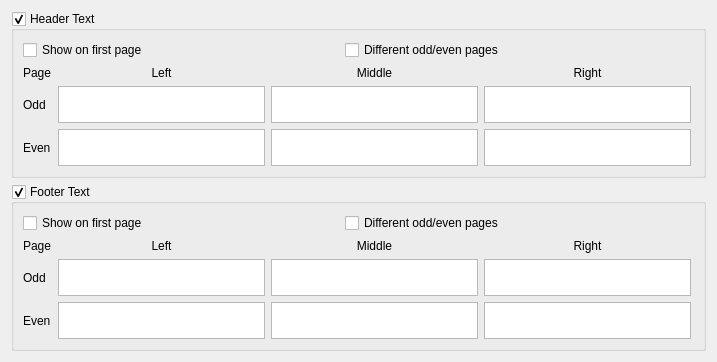
          <widget class="QWidget" name="scrollArea_headerFooter_contents">
           <property name="geometry">
            <rect>
             <x>0</x>
             <y>0</y>
             <width>717</width>
             <height>362</height>
            </rect>
           </property>
           <layout class="QVBoxLayout" name="verticalLayout_9">
            <item>
             <widget class="QGroupBox" name="showHeader">
              <property name="title">
               <string>Header Text</string>
              </property>
              <property name="checkable">
               <bool>true</bool>
              </property>
              <layout class="QVBoxLayout" name="verticalLayout_23">
               <item>
                <layout class="QHBoxLayout" name="horizontalLayout_4">
                 <item>
                  <widget class="QCheckBox" name="showHeaderFirstPage">
                   <property name="toolTip">
                    <string>Show header also on first page</string>
                   </property>
                   <property name="text">
                    <string>Show on first page</string>
                   </property>
                  </widget>
                 </item>
                 <item>
                  <spacer name="horizontalSpacer_52">
                   <property name="orientation">
                    <enum>Qt::Horizontal</enum>
                   </property>
                   <property name="sizeHint" stdset="0">
                    <size>
                     <width>0</width>
                     <height>0</height>
                    </size>
                   </property>
                  </spacer>
                 </item>
                 <item>
                  <widget class="QCheckBox" name="headerOddEven">
                   <property name="toolTip">
                    <string>Use odd/even page header</string>
                   </property>
                   <property name="text">
                    <string>Different odd/even pages</string>
                   </property>
                  </widget>
                 </item>
                 <item>
                  <spacer name="horizontalSpacer_4">
                   <property name="orientation">
                    <enum>Qt::Horizontal</enum>
                   </property>
                   <property name="sizeHint" stdset="0">
                    <size>
                     <width>0</width>
                     <height>0</height>
                    </size>
                   </property>
                  </spacer>
                 </item>
                </layout>
               </item>
               <item>
                <layout class="QGridLayout" name="gridLayout_5">
                 <item row="1" column="3">
                  <widget class="QTextEdit" name="oddHeaderR">
                   <property name="sizePolicy">
                    <sizepolicy hsizetype="Minimum" vsizetype="Minimum">
                     <horstretch>0</horstretch>
                     <verstretch>0</verstretch>
                    </sizepolicy>
                   </property>
                   <property name="minimumSize">
                    <size>
                     <width>0</width>
                     <height>30</height>
                    </size>
                   </property>
                   <property name="maximumSize">
                    <size>
                     <width>207</width>
                     <height>80</height>
                    </size>
                   </property>
                   <property name="tabChangesFocus">
                    <bool>true</bool>
                   </property>
                  </widget>
                 </item>
                 <item row="2" column="1">
                  <widget class="QTextEdit" name="evenHeaderL">
                   <property name="sizePolicy">
                    <sizepolicy hsizetype="Minimum" vsizetype="Minimum">
                     <horstretch>0</horstretch>
                     <verstretch>0</verstretch>
                    </sizepolicy>
                   </property>
                   <property name="minimumSize">
                    <size>
                     <width>0</width>
                     <height>30</height>
                    </size>
                   </property>
                   <property name="maximumSize">
                    <size>
                     <width>207</width>
                     <height>80</height>
                    </size>
                   </property>
                   <property name="tabChangesFocus">
                    <bool>true</bool>
                   </property>
                  </widget>
                 </item>
                 <item row="0" column="1">
                  <widget class="QLabel" name="labelLeftHeader">
                   <property name="sizePolicy">
                    <sizepolicy hsizetype="Preferred" vsizetype="Fixed">
                     <horstretch>0</horstretch>
                     <verstretch>0</verstretch>
                    </sizepolicy>
                   </property>
                   <property name="text">
                    <string>Left</string>
                   </property>
                   <property name="alignment">
                    <set>Qt::AlignCenter</set>
                   </property>
                  </widget>
                 </item>
                 <item row="1" column="1">
                  <widget class="QTextEdit" name="oddHeaderL">
                   <property name="sizePolicy">
                    <sizepolicy hsizetype="Minimum" vsizetype="Minimum">
                     <horstretch>0</horstretch>
                     <verstretch>0</verstretch>
                    </sizepolicy>
                   </property>
                   <property name="minimumSize">
                    <size>
                     <width>0</width>
                     <height>30</height>
                    </size>
                   </property>
                   <property name="maximumSize">
                    <size>
                     <width>207</width>
                     <height>80</height>
                    </size>
                   </property>
                   <property name="tabChangesFocus">
                    <bool>true</bool>
                   </property>
                  </widget>
                 </item>
                 <item row="2" column="3">
                  <widget class="QTextEdit" name="evenHeaderR">
                   <property name="sizePolicy">
                    <sizepolicy hsizetype="Minimum" vsizetype="Minimum">
                     <horstretch>0</horstretch>
                     <verstretch>0</verstretch>
                    </sizepolicy>
                   </property>
                   <property name="minimumSize">
                    <size>
                     <width>0</width>
                     <height>30</height>
                    </size>
                   </property>
                   <property name="maximumSize">
                    <size>
                     <width>207</width>
                     <height>80</height>
                    </size>
                   </property>
                   <property name="tabChangesFocus">
                    <bool>true</bool>
                   </property>
                  </widget>
                 </item>
                 <item row="2" column="0">
                  <widget class="QLabel" name="labelEvenHeader">
                   <property name="sizePolicy">
                    <sizepolicy hsizetype="Fixed" vsizetype="Preferred">
                     <horstretch>0</horstretch>
                     <verstretch>0</verstretch>
                    </sizepolicy>
                   </property>
                   <property name="text">
                    <string>Even</string>
                   </property>
                  </widget>
                 </item>
                 <item row="1" column="2">
                  <widget class="QTextEdit" name="oddHeaderC">
                   <property name="sizePolicy">
                    <sizepolicy hsizetype="Minimum" vsizetype="Minimum">
                     <horstretch>0</horstretch>
                     <verstretch>0</verstretch>
                    </sizepolicy>
                   </property>
                   <property name="minimumSize">
                    <size>
                     <width>0</width>
                     <height>30</height>
                    </size>
                   </property>
                   <property name="maximumSize">
                    <size>
                     <width>207</width>
                     <height>80</height>
                    </size>
                   </property>
                   <property name="tabChangesFocus">
                    <bool>true</bool>
                   </property>
                  </widget>
                 </item>
                 <item row="0" column="2">
                  <widget class="QLabel" name="labelMiddleHeader">
                   <property name="sizePolicy">
                    <sizepolicy hsizetype="Preferred" vsizetype="Fixed">
                     <horstretch>0</horstretch>
                     <verstretch>0</verstretch>
                    </sizepolicy>
                   </property>
                   <property name="text">
                    <string>Middle</string>
                   </property>
                   <property name="alignment">
                    <set>Qt::AlignCenter</set>
                   </property>
                  </widget>
                 </item>
                 <item row="2" column="2">
                  <widget class="QTextEdit" name="evenHeaderC">
                   <property name="sizePolicy">
                    <sizepolicy hsizetype="Minimum" vsizetype="Minimum">
                     <horstretch>0</horstretch>
                     <verstretch>0</verstretch>
                    </sizepolicy>
                   </property>
                   <property name="minimumSize">
                    <size>
                     <width>0</width>
                     <height>30</height>
                    </size>
                   </property>
                   <property name="maximumSize">
                    <size>
                     <width>207</width>
                     <height>80</height>
                    </size>
                   </property>
                   <property name="tabChangesFocus">
                    <bool>true</bool>
                   </property>
                  </widget>
                 </item>
                 <item row="0" column="0">
                  <widget class="QLabel" name="labelPageHeader">
                   <property name="sizePolicy">
                    <sizepolicy hsizetype="Fixed" vsizetype="Fixed">
                     <horstretch>0</horstretch>
                     <verstretch>0</verstretch>
                    </sizepolicy>
                   </property>
                   <property name="text">
                    <string>Page</string>
                   </property>
                  </widget>
                 </item>
                 <item row="1" column="0">
                  <widget class="QLabel" name="labelOddHeader">
                   <property name="sizePolicy">
                    <sizepolicy hsizetype="Fixed" vsizetype="Preferred">
                     <horstretch>0</horstretch>
                     <verstretch>0</verstretch>
                    </sizepolicy>
                   </property>
                   <property name="text">
                    <string>Odd</string>
                   </property>
                  </widget>
                 </item>
                 <item row="0" column="3">
                  <widget class="QLabel" name="labelRightHeader">
                   <property name="sizePolicy">
                    <sizepolicy hsizetype="Preferred" vsizetype="Fixed">
                     <horstretch>0</horstretch>
                     <verstretch>0</verstretch>
                    </sizepolicy>
                   </property>
                   <property name="text">
                    <string>Right</string>
                   </property>
                   <property name="alignment">
                    <set>Qt::AlignCenter</set>
                   </property>
                  </widget>
                 </item>
                </layout>
               </item>
              </layout>
             </widget>
            </item>
            <item>
             <widget class="QGroupBox" name="showFooter">
              <property name="title">
               <string>Footer Text</string>
              </property>
              <property name="checkable">
               <bool>true</bool>
              </property>
              <layout class="QVBoxLayout" name="verticalLayout_22">
               <item>
                <layout class="QHBoxLayout" name="horizontalLayout_2">
                 <item>
                  <widget class="QCheckBox" name="showFooterFirstPage">
                   <property name="toolTip">
                    <string>Show footer also on first page</string>
                   </property>
                   <property name="text">
                    <string>Show on first page</string>
                   </property>
                  </widget>
                 </item>
                 <item>
                  <spacer name="horizontalSpacer_53">
                   <property name="orientation">
                    <enum>Qt::Horizontal</enum>
                   </property>
                   <property name="sizeHint" stdset="0">
                    <size>
                     <width>0</width>
                     <height>0</height>
                    </size>
                   </property>
                  </spacer>
                 </item>
                 <item>
                  <widget class="QCheckBox" name="footerOddEven">
                   <property name="toolTip">
                    <string>Use odd/even page footer</string>
                   </property>
                   <property name="text">
                    <string>Different odd/even pages</string>
                   </property>
                  </widget>
                 </item>
                 <item>
                  <spacer name="horizontalSpacer_3">
                   <property name="orientation">
                    <enum>Qt::Horizontal</enum>
                   </property>
                   <property name="sizeHint" stdset="0">
                    <size>
                     <width>0</width>
                     <height>0</height>
                    </size>
                   </property>
                  </spacer>
                 </item>
                </layout>
               </item>
               <item>
                <layout class="QGridLayout" name="gridLayout_6">
                 <item row="1" column="0">
                  <widget class="QLabel" name="labelOddFooter">
                   <property name="sizePolicy">
                    <sizepolicy hsizetype="Fixed" vsizetype="Preferred">
                     <horstretch>0</horstretch>
                     <verstretch>0</verstretch>
                    </sizepolicy>
                   </property>
                   <property name="text">
                    <string>Odd</string>
                   </property>
                  </widget>
                 </item>
                 <item row="1" column="1">
                  <widget class="QTextEdit" name="oddFooterL">
                   <property name="sizePolicy">
                    <sizepolicy hsizetype="Minimum" vsizetype="Minimum">
                     <horstretch>0</horstretch>
                     <verstretch>0</verstretch>
                    </sizepolicy>
                   </property>
                   <property name="minimumSize">
                    <size>
                     <width>0</width>
                     <height>30</height>
                    </size>
                   </property>
                   <property name="maximumSize">
                    <size>
                     <width>207</width>
                     <height>80</height>
                    </size>
                   </property>
                   <property name="tabChangesFocus">
                    <bool>true</bool>
                   </property>
                  </widget>
                 </item>
                 <item row="0" column="2">
                  <widget class="QLabel" name="labelMiddleFooter">
                   <property name="sizePolicy">
                    <sizepolicy hsizetype="Preferred" vsizetype="Fixed">
                     <horstretch>0</horstretch>
                     <verstretch>0</verstretch>
                    </sizepolicy>
                   </property>
                   <property name="text">
                    <string>Middle</string>
                   </property>
                   <property name="alignment">
                    <set>Qt::AlignCenter</set>
                   </property>
                  </widget>
                 </item>
                 <item row="1" column="2">
                  <widget class="QTextEdit" name="oddFooterC">
                   <property name="sizePolicy">
                    <sizepolicy hsizetype="Minimum" vsizetype="Minimum">
                     <horstretch>0</horstretch>
                     <verstretch>0</verstretch>
                    </sizepolicy>
                   </property>
                   <property name="minimumSize">
                    <size>
                     <width>0</width>
                     <height>30</height>
                    </size>
                   </property>
                   <property name="maximumSize">
                    <size>
                     <width>207</width>
                     <height>80</height>
                    </size>
                   </property>
                   <property name="tabChangesFocus">
                    <bool>true</bool>
                   </property>
                  </widget>
                 </item>
                 <item row="2" column="1">
                  <widget class="QTextEdit" name="evenFooterL">
                   <property name="sizePolicy">
                    <sizepolicy hsizetype="Minimum" vsizetype="Minimum">
                     <horstretch>0</horstretch>
                     <verstretch>0</verstretch>
                    </sizepolicy>
                   </property>
                   <property name="minimumSize">
                    <size>
                     <width>0</width>
                     <height>30</height>
                    </size>
                   </property>
                   <property name="maximumSize">
                    <size>
                     <width>207</width>
                     <height>80</height>
                    </size>
                   </property>
                   <property name="tabChangesFocus">
                    <bool>true</bool>
                   </property>
                  </widget>
                 </item>
                 <item row="2" column="0">
                  <widget class="QLabel" name="labelEvenFooter">
                   <property name="sizePolicy">
                    <sizepolicy hsizetype="Fixed" vsizetype="Minimum">
                     <horstretch>0</horstretch>
                     <verstretch>0</verstretch>
                    </sizepolicy>
                   </property>
                   <property name="text">
                    <string>Even</string>
                   </property>
                  </widget>
                 </item>
                 <item row="0" column="1">
                  <widget class="QLabel" name="labelLeftFooter">
                   <property name="sizePolicy">
                    <sizepolicy hsizetype="Preferred" vsizetype="Fixed">
                     <horstretch>0</horstretch>
                     <verstretch>0</verstretch>
                    </sizepolicy>
                   </property>
                   <property name="text">
                    <string>Left</string>
                   </property>
                   <property name="alignment">
                    <set>Qt::AlignCenter</set>
                   </property>
                  </widget>
                 </item>
                 <item row="2" column="2">
                  <widget class="QTextEdit" name="evenFooterC">
                   <property name="sizePolicy">
                    <sizepolicy hsizetype="Minimum" vsizetype="Minimum">
                     <horstretch>0</horstretch>
                     <verstretch>0</verstretch>
                    </sizepolicy>
                   </property>
                   <property name="minimumSize">
                    <size>
                     <width>0</width>
                     <height>30</height>
                    </size>
                   </property>
                   <property name="maximumSize">
                    <size>
                     <width>207</width>
                     <height>80</height>
                    </size>
                   </property>
                   <property name="tabChangesFocus">
                    <bool>true</bool>
                   </property>
                  </widget>
                 </item>
                 <item row="2" column="3">
                  <widget class="QTextEdit" name="evenFooterR">
                   <property name="sizePolicy">
                    <sizepolicy hsizetype="Minimum" vsizetype="Minimum">
                     <horstretch>0</horstretch>
                     <verstretch>0</verstretch>
                    </sizepolicy>
                   </property>
                   <property name="minimumSize">
                    <size>
                     <width>0</width>
                     <height>30</height>
                    </size>
                   </property>
                   <property name="maximumSize">
                    <size>
                     <width>207</width>
                     <height>80</height>
                    </size>
                   </property>
                   <property name="tabChangesFocus">
                    <bool>true</bool>
                   </property>
                  </widget>
                 </item>
                 <item row="1" column="3">
                  <widget class="QTextEdit" name="oddFooterR">
                   <property name="sizePolicy">
                    <sizepolicy hsizetype="Minimum" vsizetype="Minimum">
                     <horstretch>0</horstretch>
                     <verstretch>0</verstretch>
                    </sizepolicy>
                   </property>
                   <property name="minimumSize">
                    <size>
                     <width>0</width>
                     <height>30</height>
                    </size>
                   </property>
                   <property name="maximumSize">
                    <size>
                     <width>207</width>
                     <height>80</height>
                    </size>
                   </property>
                   <property name="tabChangesFocus">
                    <bool>true</bool>
                   </property>
                  </widget>
                 </item>
                 <item row="0" column="0">
                  <widget class="QLabel" name="labelPageFooter">
                   <property name="sizePolicy">
                    <sizepolicy hsizetype="Fixed" vsizetype="Fixed">
                     <horstretch>0</horstretch>
                     <verstretch>0</verstretch>
                    </sizepolicy>
                   </property>
                   <property name="text">
                    <string>Page</string>
                   </property>
                  </widget>
                 </item>
                 <item row="0" column="3">
                  <widget class="QLabel" name="labelRightFooter">
                   <property name="sizePolicy">
                    <sizepolicy hsizetype="Preferred" vsizetype="Fixed">
                     <horstretch>0</horstretch>
                     <verstretch>0</verstretch>
                    </sizepolicy>
                   </property>
                   <property name="text">
                    <string>Right</string>
                   </property>
                   <property name="alignment">
                    <set>Qt::AlignCenter</set>
                   </property>
                  </widget>
                 </item>
                </layout>
               </item>
              </layout>
             </widget>
            </item>
            <item>
             <spacer name="verticalSpacer_33">
              <property name="orientation">
               <enum>Qt::Vertical</enum>
              </property>
              <property name="sizeHint" stdset="0">
               <size>
                <width>0</width>
                <height>0</height>
               </size>
              </property>
             </spacer>
            </item>
           </layout>
          </widget>
